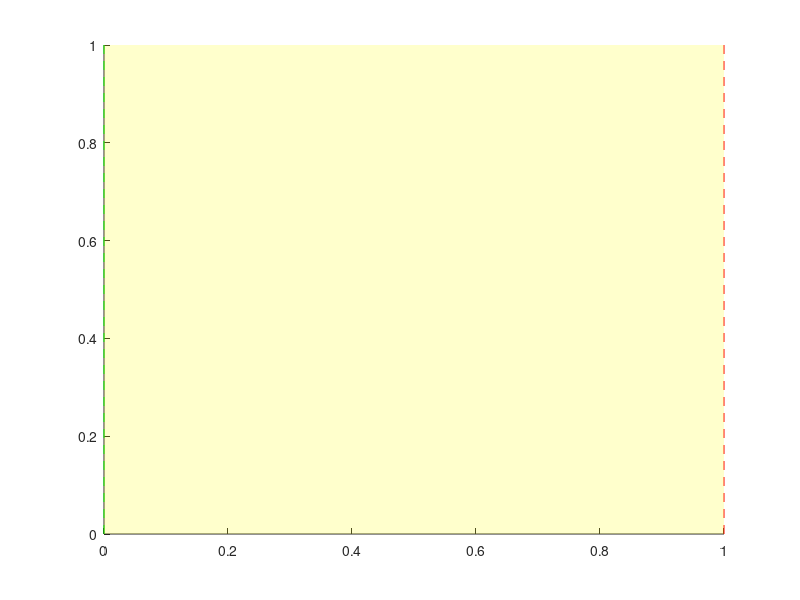

This chart was generated by the following MATLAB code: (Note: this script raises an error after producing the figure.)
function [left,right,button,flag]=get_xrange


%allows user to select range of x axis values with mouse from current axis
%select left value with left button
%select right value with middle or right button
%hit any key (except q) when done
%q to quit without changing values
%the key value is returned as button
%flag is set to 1 if legal changes were made

%initial values from current axes
xlim=get(gca,'xlim');
ylim=get(gca,'ylim');
xmin=xlim(1);
xmax=xlim(2);
ymin=ylim(1);
ymax=ylim(2);

%default values
left=xmin;
right=xmax;
button=1;
flag=0;  % no change state

%plot default lines

h_left=line([left left],[ymin ymax],'color',[0,1,0],'LineStyle','--');
h_right=line([right right],[ymin ymax],'color',[1,0,0],'LineStyle','--');
h_patch = patch('xdata',[left left right right],'ydata',[ymin ymax ...
      ymax ymin], 'FaceAlpha', 0.2, 'FaceColor', 'y', 'LineStyle', 'none');

while ~isempty(button) & ((button == 1) | (button == 2) | (button == 3))

  [xval,y,button]=myginput(1)
  
  if ~isempty(button)   
    if (button == 1)
      left=max(xval,xmin);
      left=min(left,xmax);
      set(h_left,'xdata',[left left]) 
      if left < right
	set(h_patch,'xdata',[left left right right],'ydata',[ymin ...
	      ymax ymax ymin],'Visible','on');
      else
	set(h_patch,'Visible','off')
      end
    elseif (button == 2) | (button == 3)
      right=min(xval,xmax);
      right=max(right,xmin);
      set(h_right,'xdata',[right right])     %move line
      if left < right
	set(h_patch,'xdata',[left left right right],'ydata',[ymin ...
	      ymax ymax ymin],'Visible','on');
      else
	set(h_patch,'Visible','off')
      end
    end
  end

end
 

%if quiting, or illegal values, or no change leave values unchanged
%and set flag to 0

if (left == xmin) & (right == xmax)
   flag  = 0;
elseif (left >= right) | strcmp(char(button),'q')   
   left=xmin
   right=xmax
   flag = 0;
else
   flag = 1
end

%delete lines

delete(h_left)
delete(h_right)
delete(h_patch)



     
